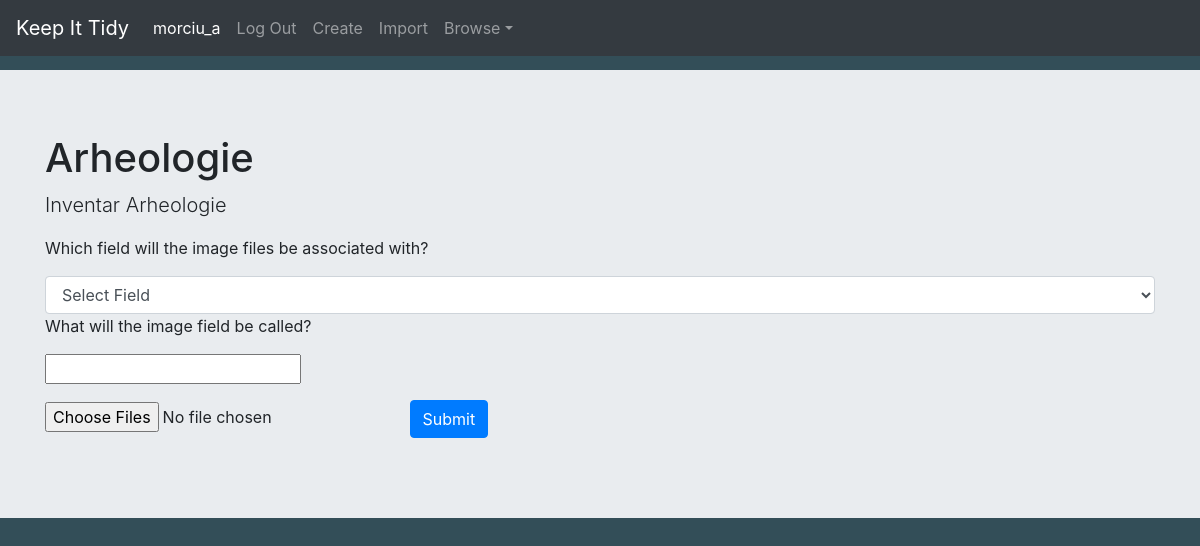
/upload_images/96 (signed in), run on the app's committed database.
### KeepItTidy/models.py (models this page shows, shortened)
class User(AbstractUser):
	pass

class Collection(models.Model):
	user = models.ForeignKey(User, on_delete=models.CASCADE, related_name="collection")
	name = models.CharField(max_length=200)
	description = models.CharField(max_length=200)

### KeepItTidy/views.py (the view)
# urls.py: path("upload_images/<int:collection_id>", views.upload_images, name="upload_images"),
@login_required
def upload_images(request, collection_id):
	current_user = request.user
	collection = Collection.objects.get(id=collection_id)
	field_dict = FieldDict.objects.get(collection=collection)
	fields = FieldNameTypePair.objects.filter(dictionary=field_dict)
	if request.method == "POST":
		associated_field = request.POST['selectedField']
		image_field_name = request.POST['imageFieldName']
		print(associated_field)
		print(image_field_name)
		associated_field_obj = FieldNameTypePair.objects.get(field_name=associated_field)
		associated_field_type = associated_field_obj.field_type
		print(associated_field_type)
		if len(request.FILES) > 0:
			for i in request.FILES:
				for img_file in request.FILES.getlist(i):
					items = Item.objects.filter(collection=collection)
					collection_fields = FieldDict.objects.get(collection=collection)
					image_field = FieldNameTypePair.objects.filter(dictionary=collection_fields, field_type='image')
					print(image_field)
					if image_field.count() <= 0:
						print("FOUND IMAGE FIELD")
						name_type_pair = FieldNameTypePair(dictionary=collection_fields, field_name=image_field_name, field_type='image')
						name_type_pair.save()
					for item in items:
						old_imgs = ImageField.objects.filter(item=item)
						file_names = []
						for img in old_imgs:
							file_names.append(img.file_name())
						if old_imgs.count() <= 0 or img_file.name not in file_names:
							if associated_field == "name":
								entry = item.name
							elif associated_field_type == "number":
								entry = str(NumberField.objects.get(item=item, name=associated_field).number)
							elif associated_field == 'text':
								entry = TextField.objects.get(item=item, name=associated_field).text
							if img_file.name.split('.')[0] in entry or entry in img_file.name.split('.')[0]:
								new_img = ImageField(name=image_field_name, collection=collection, item=item, image=img_file)
								new_img.save()
						else:
							pass
		return render(request, "keepittidy/upload_images.html", {
				"user": current_user,
				"collection": collection,
				"fields": fields
				})
	else:
		return render(request, "keepittidy/upload_images.html", {
				"user": current_user,
				"collection": collection,
				"fields": fields
				})

### KeepItTidy/templates/keepittidy/upload_images.html (shortened to what this page needs)
{% extends "keepittidy/layout.html" %}
{% load static %}
{% block body %}
<div id="collection" class="jumbotron jumbotron-fluid">
	<div class="container">
		<h1 class="display-5">{{ collection.name }}</h1>
		<p class="lead">{{ collection.description }}</p>
	</div>
	<div class="container">
		<form action="{% url 'upload_images' collection.id %}" method="post" enctype="multipart/form-data">
			<div>
				<p>Which field will the image files be associated with?</p>
				<select class="form-control" name="selectedField" required>
        			<option selected="true" disabled="disabled" value="">Select Field</option>
		        </select>
		    </div>
		    <div>
		    	<p>What will the image field be called?</p>
        		<input type="text" name="imageFieldName" required>
		    </div>
			<input type="file" class="form-control-image {{field.field_type}}" name="{{field.field_name}} / {{field.field_type}}" multiple required>
		    <button type="submit" class="btn btn-primary">Submit</button>
		</form>
	</div>
</div>
{% endblock %}

### KeepItTidy/templates/keepittidy/layout.html (shortened to what this page needs)
{% load static %}
<!DOCTYPE html>
<html lang="en">
	<head>
		<link rel="stylesheet" href="https://cdn.jsdelivr.net/npm/bootstrap@4.6.0/dist/css/bootstrap.min.css">
		<link href="{% static 'KeepItTidy/styles.css' %}" rel="stylesheet">
	</head>
	<body>
		<nav class="navbar navbar-expand-md navbar-dark bg-dark fixed-top">
		  <a class="navbar-brand" href="{% url 'index' %}">Keep It Tidy</a>
		  {% if user.is_authenticated %}
		  <div class="navbar-collapse collapse" id="navbarsExampleDefault" style="">
		    <ul class="navbar-nav mr-auto">
		      <li class="nav-item active">
		        <a class="nav-link disabled">{{user.username}}<span class="sr-only">(current)</span></a>
		      </li>
		      <li class="nav-item">
		        <a class="nav-link" href="{% url 'logout' %}">Log Out</a>
		      </li>
		      <li class="nav-item">
		        <a class="nav-link" href="{% url 'create_collection' %}" tabindex="-1">Create
		        </a>
		      </li>
		      <li class="nav-item">
		        <a class="nav-link" href="{% url 'excel_import' %}" tabindex="-1">Import
		        </a>
		      </li>
		      <li class="nav-item dropdown" id="dropdown01">
		        <a class="nav-link dropdown-toggle" href="#" data-toggle="dropdown" aria-haspopup="true" aria-expanded="false">Browse</a>
		      </li>
		    </ul>
		  </div>
		  {% endif %}
		</nav>
	{% block body %}
	{% endblock %}
	</body>
</html>

### KeepItTidy/static/KeepItTidy/styles.css (style rules this page uses)
body { background-color: #334E58; padding-top: 70px; }
.btn { margin: 1em; }

### data on the page
User: username "morciu_a"
Collection: name "Arheologie", description "Inventar Arheologie"
